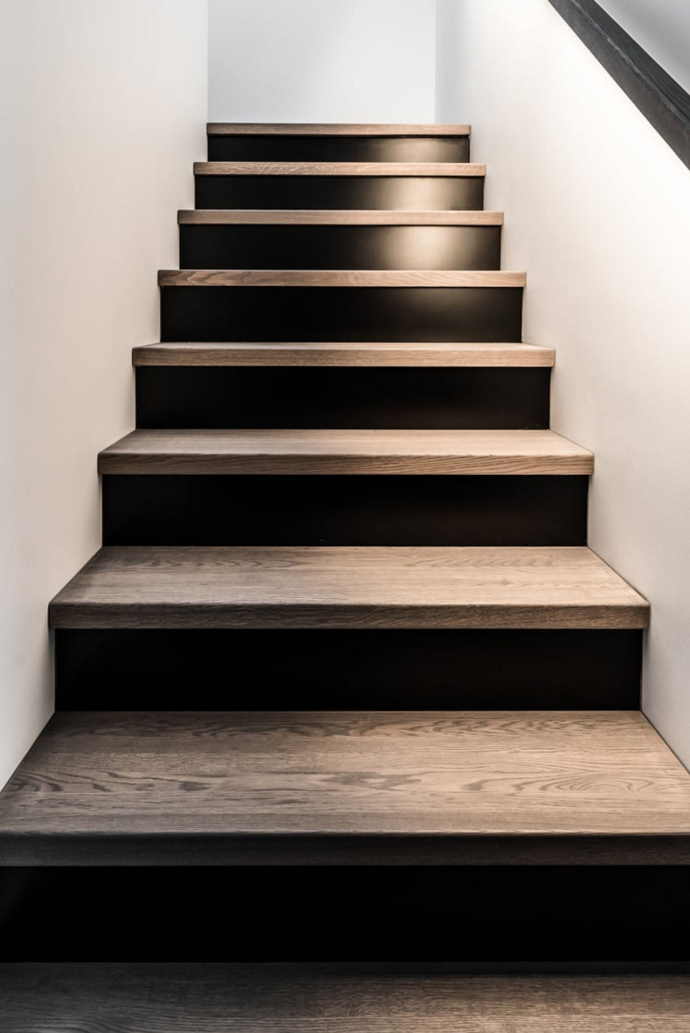
//> input picture OpenCV-Tutorials/Image Processing (imgproc module)/Test.png, 690 x 1033 px
$ ./general_contours_demo1 ../Test.png   (built with g++ and OpenCV 4)
//> lines starting //> are read from the running program, lines starting //| are printed output that depends on the picture; after the words box and inside, x2 and y2 are one past the last pixel; in counts of white or black regions, pixels touching at a corner belong together
#include "opencv2/imgcodecs.hpp"
#include "opencv2/highgui.hpp"
#include "opencv2/imgproc.hpp"
#include <iostream>
using namespace cv;
using namespace std;
Mat src_gray;
int thresh = 100;
RNG rng(12345);
void thresh_callback(int, void* );
int main( int argc, char** argv )
{
    CommandLineParser parser( argc, argv, "{@input | stuff.jpg | input image}" );
    Mat src = imread( samples::findFile( parser.get<String>( "@input" ) ) );
//> src is the input picture: 1033 rows x 690 cols, CV_8UC3; mean B, G, R 102.9, 110.3, 120.3
    if( src.empty() )
    {
        cout << "Could not open or find the image!\n" << endl;
        cout << "usage: " << argv[0] << " <Input image>" << endl;
        return -1;
    }
    cvtColor( src, src_gray, COLOR_BGR2GRAY );
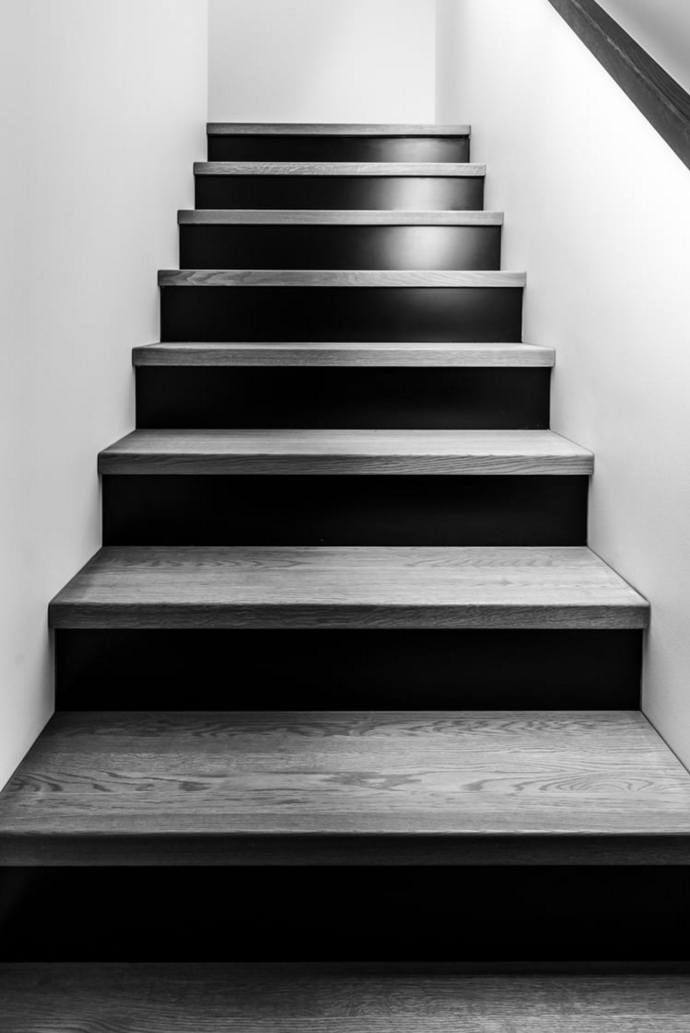
//> src_gray: 1033 rows x 690 cols, CV_8UC1; min 0, max 254, mean 112.4
    blur( src_gray, src_gray, Size(3,3) );
    const char* source_window = "Source";
    namedWindow( source_window );
    imshow( source_window, src );
    const int max_thresh = 255;
    createTrackbar( "Canny thresh:", source_window, &thresh, max_thresh, thresh_callback );
    thresh_callback( 0, 0 );
    waitKey();
    return 0;
}
void thresh_callback(int, void* )
{
    Mat canny_output;
    Canny( src_gray, canny_output, thresh, thresh*2 );
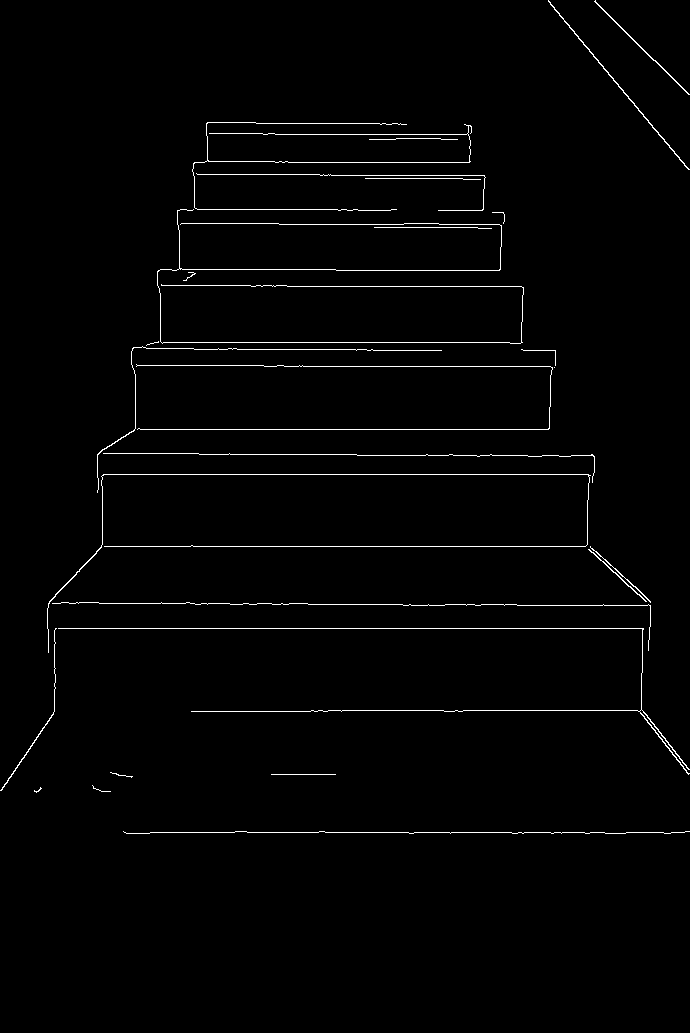
//> canny_output: 1033 rows x 690 cols, CV_8UC1; 1.4% white in thin lines or dots, all inside (x1, y1, x2, y2) = (0, 0, 690, 834)
    vector<vector<Point> > contours;
    findContours( canny_output, contours, RETR_TREE, CHAIN_APPROX_SIMPLE );
//> contours = 27 contours, 19 with area under 20; largest, box (x1, y1, x2, y2) and area: (548, 0, 690, 170) 140, (58, 628, 690, 775) 96, (594, 0, 690, 95) 94, (47, 474, 591, 653) 54, (0, 628, 57, 791) 52, (588, 549, 647, 602) 51, (590, 546, 651, 603) 44, (97, 346, 442, 493) 26
    vector<vector<Point> > contours_poly( contours.size() );
//> contours_poly = 27 empty contours
    vector<Rect> boundRect( contours.size() );
    vector<Point2f>centers( contours.size() );
    vector<float>radius( contours.size() );
    for( size_t i = 0; i < contours.size(); i++ )
    {
        approxPolyDP( contours[i], contours_poly[i], 3, true );
        boundRect[i] = boundingRect( contours_poly[i] );
        minEnclosingCircle( contours_poly[i], centers[i], radius[i] );
    }
//> this loop made 27 passes
    Mat drawing = Mat::zeros( canny_output.size(), CV_8UC3 );
    for( size_t i = 0; i< contours.size(); i++ )
    {
        Scalar color = Scalar( rng.uniform(0, 256), rng.uniform(0,256), rng.uniform(0,256) );
        drawContours( drawing, contours_poly, (int)i, color );
        rectangle( drawing, boundRect[i].tl(), boundRect[i].br(), color, 2 );
        circle( drawing, centers[i], (int)radius[i], color, 2 );
    }
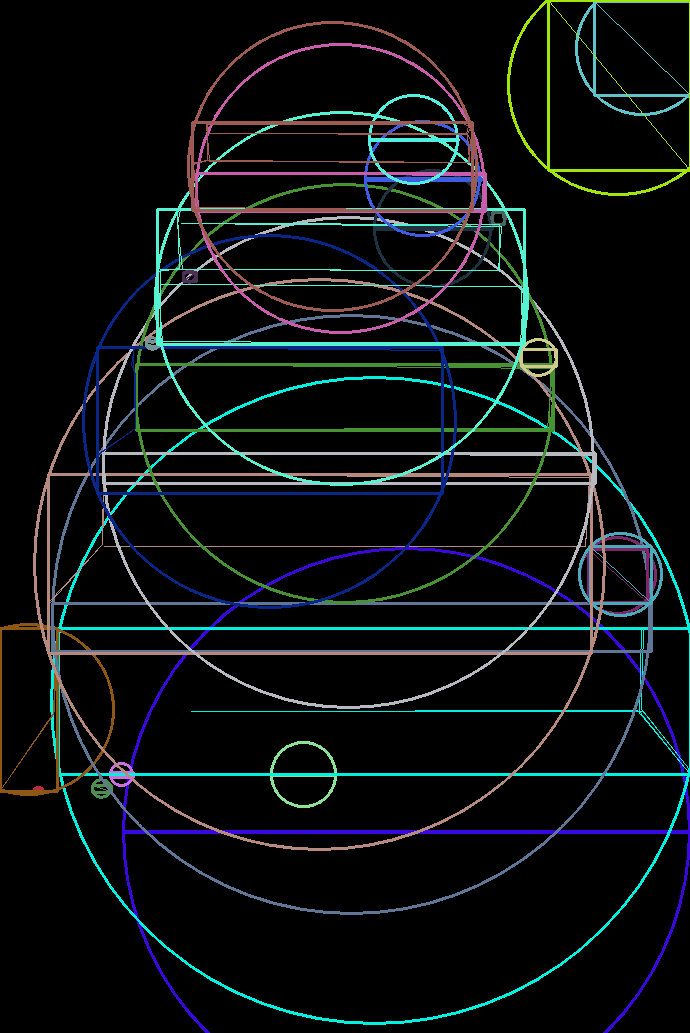
//> drawing: 1033 rows x 690 cols, CV_8UC3; mean B, G, R 17.8, 16.6, 11.9
    imshow( "Contours", drawing );
}
